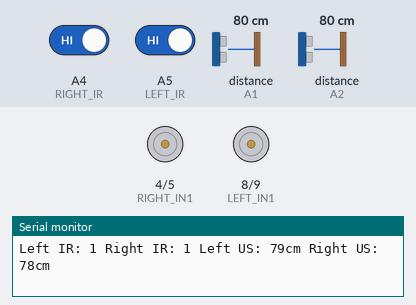
A sketch run on a simulated Arduino Uno, built with avr-gcc and run on an emulated ATmega328P. On the bench: motor-driver pin pairs drawn as motors (green arrow = first pin HIGH = forward, orange = second pin HIGH = backward, longer = more drive, scaled by the enable pin), the last lines printed to the serial monitor. Wiring (inferred from the names in the program): 2 × ultrasonic range finder: trigger A0, echo A1 / trigger A3, echo A2. The inputs (shaded band) are chosen by the test bench; at power-on: A4 (RIGHT_IR) HIGH, A5 (LEFT_IR) HIGH, distance to the obstacle (sensors on A1, A2) 80 cm. The echo pulse lasts 58.3 µs per cm.

Above: at 1.2 s.
1.3 s: A4 (RIGHT_IR) driven LOW
2.9 s: A5 (LEFT_IR) driven LOW
At 3.9 s:
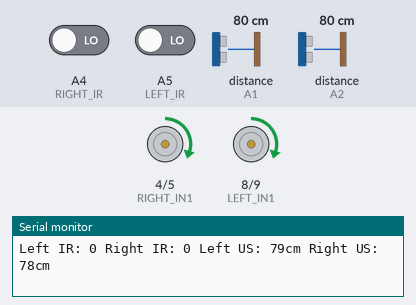
4.4 s: A4 (RIGHT_IR) driven HIGH
At 4.8 s:
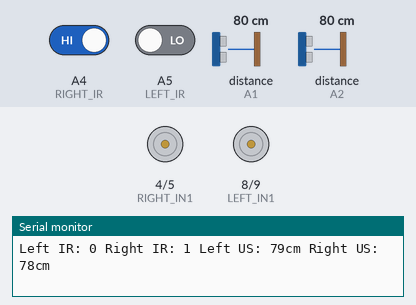
5.9 s: distance to the obstacle (sensor on A1) set to 18 cm
8.9 s: distance to the obstacle (sensor on A1) set to 14 cm
Timing chart, 0 to 11.9 s (numbered marks = the images above; inputs shaded):
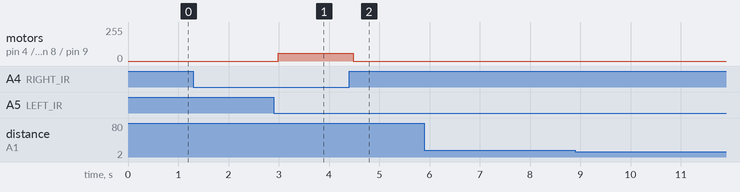

Measured:
- after the input at 2.9 s, motor on pin 4 (RIGHT_IN1) / pin 5 (RIGHT_IN2), motor on pin 8 (LEFT_IN1) / pin 9 (LEFT_IN2): stopped → forward 60/255 after 0.09 s
- after the input at 4.4 s, motor on pin 4 (RIGHT_IN1) / pin 5 (RIGHT_IN2), motor on pin 8 (LEFT_IN1) / pin 9 (LEFT_IN2): forward 60/255 → stopped after 0.08 s

The sketch:

6.10.2026.ino
```cpp
//Written by Baris
// -------- Ultrasonic Sensors --------
#define RIGHT_TRIG A0
#define RIGHT_ECHO A1
#define LEFT_ECHO A2
#define LEFT_TRIG A3

// -------- IR Line Sensors --------
#define RIGHT_IR A4
#define LEFT_IR A5

// -------- L293D Motor Driver --------
// Right motor
#define RIGHT_EN1 3
#define RIGHT_IN1 4
#define RIGHT_IN2 5

// Left motor
#define LEFT_EN1 10
#define LEFT_IN1 8
#define LEFT_IN2 9

// -------- Settings --------
int motorSpeed = 60;
int turnSpeed = 50;
int obstacleLimit = 15; // cm

// Change these if your IR sensors work opposite
#define BLACK HIGH
#define WHITE LOW

void setup() {
pinMode(RIGHT_TRIG, OUTPUT);
pinMode(RIGHT_ECHO, INPUT);
pinMode(LEFT_TRIG, OUTPUT);
pinMode(LEFT_ECHO, INPUT);

pinMode(RIGHT_IR, INPUT);
pinMode(LEFT_IR, INPUT);

pinMode(RIGHT_EN1, OUTPUT);
pinMode(RIGHT_IN1, OUTPUT);
pinMode(RIGHT_IN2, OUTPUT);

pinMode(LEFT_EN1, OUTPUT);
pinMode(LEFT_IN1, OUTPUT);
pinMode(LEFT_IN2, OUTPUT);

Serial.begin(9600);
}

void loop() {
int rightIR = digitalRead(RIGHT_IR);
int leftIR = digitalRead(LEFT_IR);

long rightDistance = getDistance(RIGHT_TRIG, RIGHT_ECHO);
delay(30);
long leftDistance = getDistance(LEFT_TRIG, LEFT_ECHO);
delay(30);

Serial.print("Left IR: ");
Serial.print(leftIR);
Serial.print(" Right IR: ");
Serial.print(rightIR);
Serial.print(" Left US: ");
Serial.print(leftDistance);
Serial.print("cm Right US: ");
Serial.print(rightDistance);
Serial.println("cm");

// Stop if obstacle is close
if (rightDistance < obstacleLimit || leftDistance < obstacleLimit) {
stopMotors();
return;
}

// Line following logic
if (leftIR == WHITE && rightIR == WHITE) {
forward();
}
else if (leftIR == WHITE && rightIR == BLACK) {
turnLeft();
}
else if (leftIR == BLACK && rightIR == WHITE) {
turnRight();
}
else {
stopMotors();
}
}

long getDistance(int trigPin, int echoPin) {
digitalWrite(trigPin, LOW);
delayMicroseconds(2);

digitalWrite(trigPin, HIGH);
delayMicroseconds(10);
digitalWrite(trigPin, LOW);

long duration = pulseIn(echoPin, HIGH, 30000);

if (duration == 0) {
return 999;
}

return duration * 0.034 / 2;
}

void forward() {
analogWrite(RIGHT_EN1, motorSpeed);
analogWrite(LEFT_EN1, motorSpeed);


digitalWrite(RIGHT_IN1, HIGH);
digitalWrite(RIGHT_IN2, LOW);

digitalWrite(LEFT_IN1, HIGH);
digitalWrite(LEFT_IN2, LOW);
}

void turnLeft() {
analogWrite(RIGHT_EN1, turnSpeed);
analogWrite(LEFT_EN1, 0);

digitalWrite(RIGHT_IN1, HIGH);
digitalWrite(RIGHT_IN2, LOW);

digitalWrite(LEFT_IN1, LOW);
digitalWrite(LEFT_IN2, LOW);
}

void turnRight() {
analogWrite(RIGHT_EN1, 0);
analogWrite(LEFT_EN1, turnSpeed);

digitalWrite(RIGHT_IN1, LOW);
digitalWrite(RIGHT_IN2, LOW);

digitalWrite(LEFT_IN1, HIGH);
digitalWrite(LEFT_IN2, LOW);
}

void stopMotors() {
analogWrite(RIGHT_EN1, 0);
analogWrite(LEFT_EN1, 0);

digitalWrite(RIGHT_IN1, LOW);
digitalWrite(RIGHT_IN2, LOW);

digitalWrite(LEFT_IN1, LOW);
digitalWrite(LEFT_IN2, LOW);
}
```
